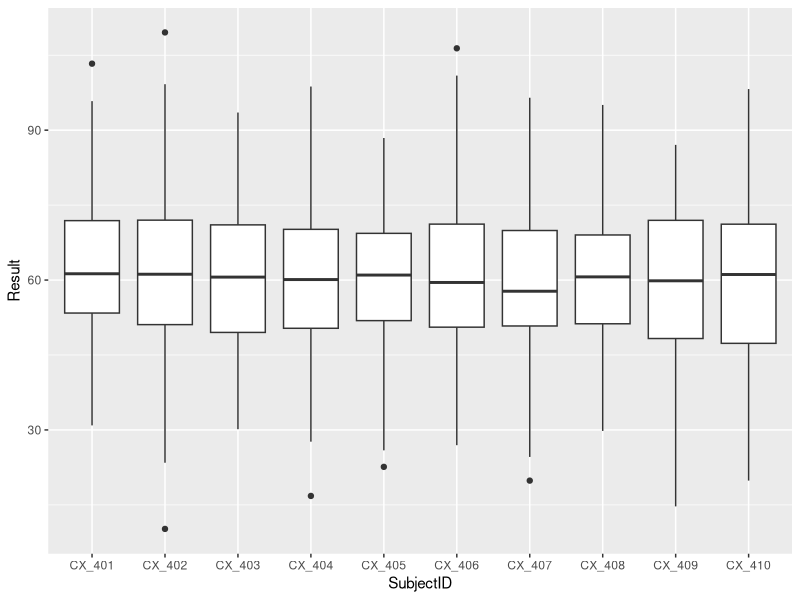
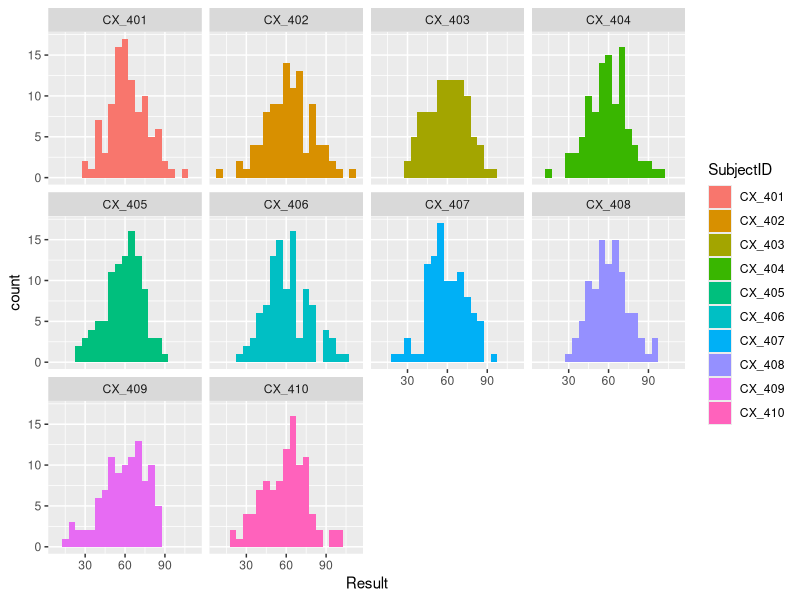

The R source for these figures, in order:
library(dplyr)
library(ggplot2)

# Create a synthetic data set

Exams <- tibble(
  StudentID       = character(),
  SubjectID       = character(),
  Result          = numeric()
)

students <- paste0("Student_",101:200)
subjects <- paste0("CX_",401:410)
set.seed(100)

for (st in students){
  results <- rnorm(n = 10, mean = 60, sd=15)
  counter <- 1
  for(sub in subjects){
    Exams <- add_row(Exams,
                     StudentID=st,
                     SubjectID=sub,
                     Result=results[counter])
    counter <- counter + 1
  }
}

ggplot(Exams,aes(x=SubjectID,y=Result))+geom_boxplot()

ggplot(Exams,aes(x=Result,fill=SubjectID))+geom_histogram(binwidth = 5)+facet_wrap(~SubjectID)

# (1) Analyse the subjects and find the average mark, the highest mark and the lowest mark in each

# (2) Rank the students by the overall average grade

# (3) Add a new field to indicate whether a student got honors (avr >= 60)







